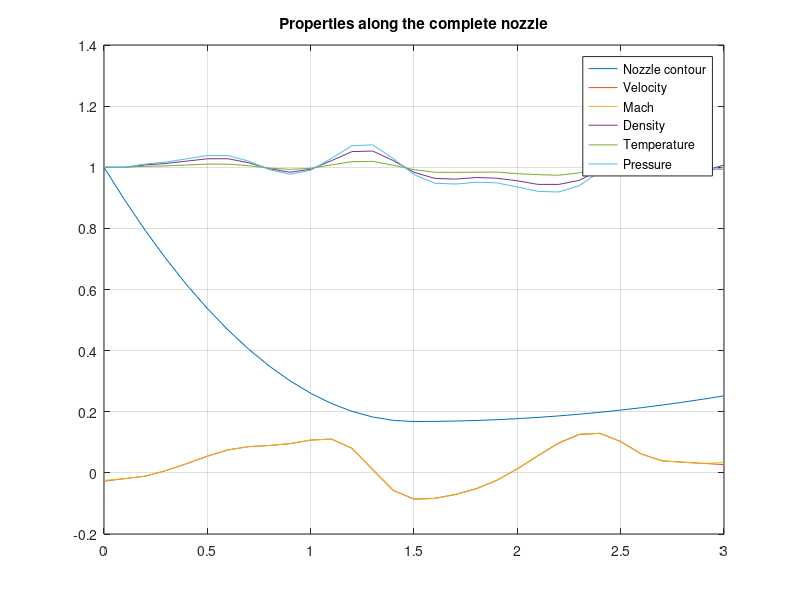
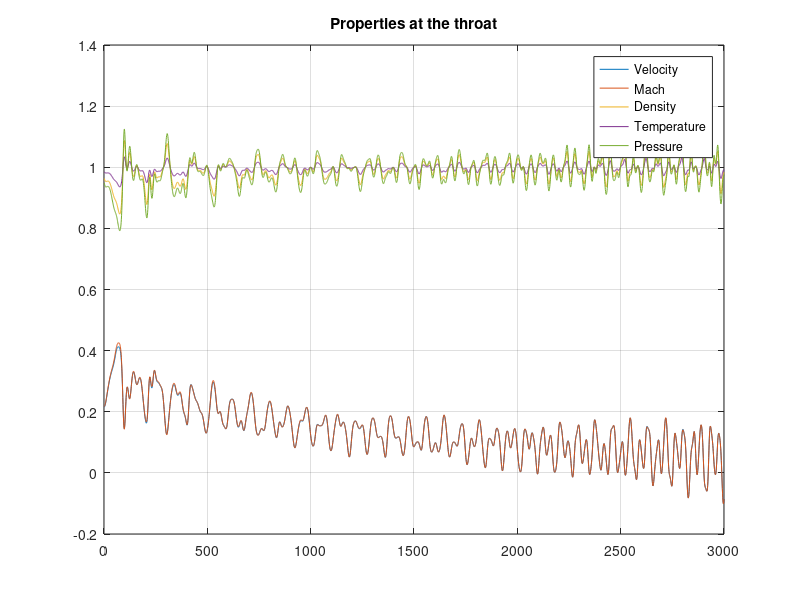
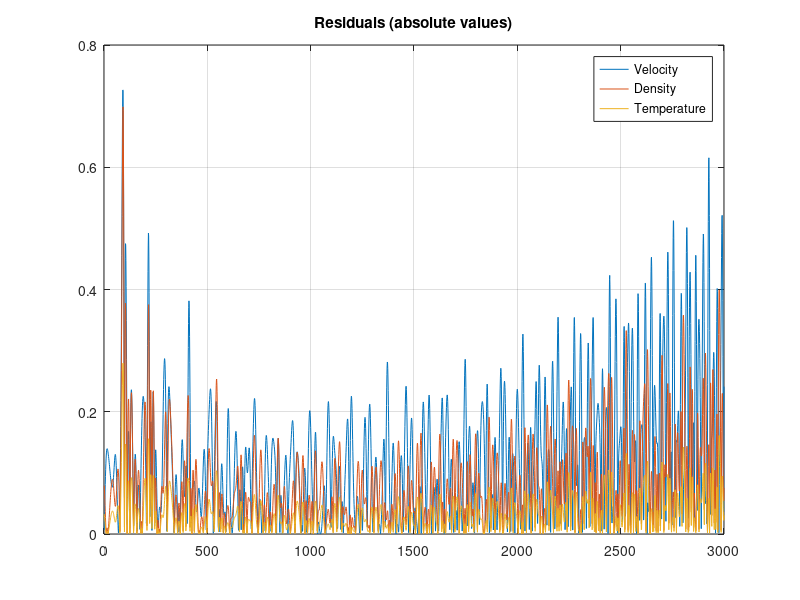

The MATLAB script that drew these images, in order:
clc,clear

% Solution data
iter = 3000; % Number of iterations (main loop)
C = 0.4; % Courant number
gamma = 1.4;
p_N = 0.93; % Exit pressure ratio
    
% Mesh data
N = 31; % Number of points
x_vec = linspace(0,3,N); % Distribution of points
delta_x = 3/(N-1);

% Initialize solution vectors (all dimensionless)
rho_vec = 1 - 0.023*x_vec;
T_vec = 1 - 0.009333*x_vec;
V_vec = 0.05 + 0.11*x_vec;
%rho_vec = ones(1,N);
%T_vec = ones(1,N);
%V_vec = ones(1,N);
a_vec = sqrt(T_vec);
p_vec = ones(1,N); p(N) = p_N;
mach_vec = zeros(1,N);

% Nozze shape vector
A_vec = zeros(1,N);
for i = 1:length(x_vec)
    if x_vec(i) <= 1.5
        A_vec(i) = 1 + 2.2*(x_vec(i)-1.5)^2;
    else
        A_vec(i) = 1 + 0.2223*(x_vec(i)-1.5)^2;
    end
end
%A_vec = 1 + 2.2*(x_vec - 1.5).^2;
[~,TH_pos] = min(A_vec); % Throat position (or the closest point)

% Calculate delta_t
function ans = calc_delta_t(C,delta_x,a_vec,V_vec)
    % Take the minimum value of all possible time steps
    vec = C*delta_x./(a_vec + V_vec);
    ans = min(vec);
end

% Vectors for historics (throat)
his_V = zeros(1,iter);
his_mach = zeros(1,iter);
his_rho = zeros(1,iter);
his_T = zeros(1,iter);
his_p = zeros(1,iter);
his_res = zeros(3,iter);

% Main loop
for loop = 1:iter
    disp(['Iteration ',num2str(loop)])
    
    % Obtain time step
    delta_t = calc_delta_t(C,delta_x,a_vec,V_vec);
    
    % Calculate predicted values at point 1
    % Forward-differences
    diff_rho_F = -rho_vec(1)*(V_vec(2) - V_vec(1))/delta_x - ...
                 rho_vec(1)*V_vec(1)*(log(A_vec(2))-log(A_vec(1)))/delta_x - ...
                 V_vec(1)*(rho_vec(2)-rho_vec(1))/delta_x;
    diff_V_F = -V_vec(1)*(V_vec(2)-V_vec(1))/delta_x - 1/gamma*((T_vec(2)-T_vec(1))/delta_x + ...
                T_vec(1)/rho_vec(1)*(rho_vec(2)-rho_vec(1))/delta_x);
    diff_T_F = -V_vec(1)*(T_vec(2)-T_vec(1))/delta_x - (gamma-1)*T_vec(1)*((V_vec(2)-V_vec(1))/delta_x + ...
                V_vec(1)*(log(A_vec(2))-log(A_vec(1)))/delta_x);
    % Obtain predicted values
    rho_bar_old = rho_vec(1) + diff_rho_F*delta_t;
    V_bar_old = V_vec(1) + diff_V_F*delta_t;
    T_bar_old = T_vec(1) + diff_T_F*delta_t;
    
    % Keep variable values
%    rho_vec_old = rho_vec;
%    T_vec_old = T_vec;
%    V_vec_old = V_vec;
%    a_vec_old = a_vec;
    
    % Calculate properties of all internal points
    for i = 2:N-1
        % Forward-differences
        diff_rho_F = -rho_vec(i)*(V_vec(i+1) - V_vec(i))/delta_x - ...
                     rho_vec(i)*V_vec(i)*(log(A_vec(i+1))-log(A_vec(i)))/delta_x - ...
                     V_vec(i)*(rho_vec(i+1)-rho_vec(i))/delta_x;
        diff_V_F = -V_vec(i)*(V_vec(i+1)-V_vec(i))/delta_x - 1/gamma*((T_vec(i+1)-T_vec(i))/delta_x + ...
                    T_vec(i)/rho_vec(i)*(rho_vec(i+1)-rho_vec(i))/delta_x);
        diff_T_F = -V_vec(i)*(T_vec(i+1)-T_vec(i))/delta_x - (gamma-1)*T_vec(i)*((V_vec(i+1)-V_vec(i))/delta_x + ...
                    V_vec(i)*(log(A_vec(i+1))-log(A_vec(i)))/delta_x);
        % Obtain predicted values
        rho_bar = rho_vec(i) + diff_rho_F*delta_t;
        V_bar = V_vec(i) + diff_V_F*delta_t;
        T_bar = T_vec(i) + diff_T_F*delta_t;
        % Rearward-differences
        diff_rho_R = -rho_bar*(V_bar-V_bar_old)/delta_x - ...
                     rho_bar*V_bar*(log(A_vec(i))-log(A_vec(i-1)))/delta_x - ...
                     V_bar*(rho_bar-rho_bar_old)/delta_x;
        diff_V_R = -V_bar*(V_bar-V_bar_old)/delta_x - 1/gamma*((T_bar-T_bar_old)/delta_x + ...
                    T_bar/rho_bar*(rho_bar-rho_bar_old)/delta_x);
        diff_T_R = -V_bar*(T_bar-T_bar_old)/delta_x - (gamma-1)*T_vec(i)*((V_bar-V_bar_old)/delta_x + ...
                    V_bar*(log(A_vec(i))-log(A_vec(i-1)))/delta_x);        
        % Average time derivatives
        diff_rho_AV = (diff_rho_F + diff_rho_R)/2;
        diff_V_AV = (diff_V_F + diff_V_R)/2;
        diff_T_AV = (diff_T_F + diff_T_R)/2;
        % Corrected values
        rho_vec(i) = rho_vec(i) + diff_rho_AV*delta_t;
        V_vec(i) = V_vec(i) + diff_V_AV*delta_t;
        T_vec(i) = T_vec(i) + diff_T_AV*delta_t;
        p_vec(i) = rho_vec(i)*T_vec(i);
        % Keep predicted values to use at the next point
        rho_bar_old = rho_bar;
        V_bar_old = V_bar;
        T_bar_old = T_bar;
        % Keep residuals at the throat
        if i == TH_pos
            his_res(:,loop) = abs([diff_V_AV;diff_rho_AV;diff_T_AV]);
        end
    end
    
    % Calculate pressure at the end
%    p_vec(N) = rho_vec(N)*T_vec(N);
    
    % Recalculate a_vec
    a_vec = sqrt(T_vec);
    
    % Obtain Mach numbers
    mach_vec = V_vec./a_vec;
    
    % Apply boundary conditions
    V_vec(1) = 2*V_vec(2) - V_vec(3);
    V_vec(N) = 2*V_vec(N-1) - V_vec(N-2);
    T_vec(N) = 2*T_vec(N-1) - T_vec(N-2);
    rho_vec(N) = p_vec(N)/T_vec(N);
    
    % Store values at the throat
    his_rho(loop) = rho_vec(TH_pos);
    his_T(loop) = T_vec(TH_pos);
    his_p(loop) = p_vec(TH_pos);
    his_V(loop) = V_vec(TH_pos);
    his_mach(loop) = mach_vec(TH_pos);
end

% Plot a graph
figure(1),clf
plot(x_vec,A_vec/A_vec(1)),hold on,grid on
plot(x_vec,V_vec)
plot(x_vec,mach_vec)
plot(x_vec,rho_vec)
plot(x_vec,T_vec)
plot(x_vec,p_vec)
%title(['Iteration ',num2str(loop)])
legend('Nozzle contour','Velocity','Mach','Density','Temperature','Pressure')
title('Properties along the complete nozzle')

% Plot properties at the throat
figure(2),clf
plot([1:iter],his_V),hold on,grid on
plot([1:iter],his_mach)
plot([1:iter],his_rho)
plot([1:iter],his_T)
plot([1:iter],his_p)
legend('Velocity','Mach','Density','Temperature','Pressure')
title('Properties at the throat')

% Plot residuals
figure(3),clf
plot([1:iter],his_res(1,:)),hold on,grid on
plot([1:iter],his_res(2,:))
plot([1:iter],his_res(3,:))
legend('Velocity','Density','Temperature')
title('Residuals (absolute values)')